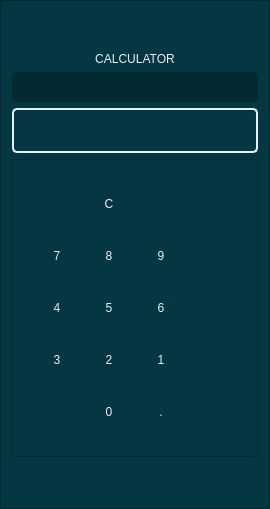
     <widget class="QFrame" name="calculator">
      <property name="minimumSize">
       <size>
        <width>0</width>
        <height>0</height>
       </size>
      </property>
      <property name="maximumSize">
       <size>
        <width>400</width>
        <height>16777215</height>
       </size>
      </property>
      <property name="styleSheet">
       <string notr="true">background-color: rgb(5, 55, 66);</string>
      </property>
      <property name="frameShape">
       <enum>QFrame::StyledPanel</enum>
      </property>
      <property name="frameShadow">
       <enum>QFrame::Raised</enum>
      </property>
      <layout class="QVBoxLayout" name="verticalLayout_2">
       <item>
        <spacer name="verticalSpacer_3">
         <property name="orientation">
          <enum>Qt::Vertical</enum>
         </property>
         <property name="sizeHint" stdset="0">
          <size>
           <width>20</width>
           <height>40</height>
          </size>
         </property>
        </spacer>
       </item>
       <item>
        <widget class="QLabel" name="label">
         <property name="sizePolicy">
          <sizepolicy hsizetype="Preferred" vsizetype="Fixed">
           <horstretch>0</horstretch>
           <verstretch>0</verstretch>
          </sizepolicy>
         </property>
         <property name="styleSheet">
          <string notr="true">color: rgb(232, 240, 242);
font: bold 25pt &quot;assets/font/monda.ttf&quot;;</string>
         </property>
         <property name="text">
          <string>CALCULATOR</string>
         </property>
         <property name="alignment">
          <set>Qt::AlignCenter</set>
         </property>
        </widget>
       </item>
       <item>
        <widget class="QLineEdit" name="cache_calc_BTN">
         <property name="sizePolicy">
          <sizepolicy hsizetype="Expanding" vsizetype="Preferred">
           <horstretch>0</horstretch>
           <verstretch>0</verstretch>
          </sizepolicy>
         </property>
         <property name="minimumSize">
          <size>
           <width>0</width>
           <height>30</height>
          </size>
         </property>
         <property name="layoutDirection">
          <enum>Qt::RightToLeft</enum>
         </property>
         <property name="styleSheet">
          <string notr="true">color: rgb(157, 157, 157);
font:  15pt &quot;assets/font/monda.ttf&quot;;
background-color: rgb(4, 41, 48);
border-radius: 5px;
padding: 2px;
</string>
         </property>
         <property name="text">
          <string/>
         </property>
         <property name="alignment">
          <set>Qt::AlignRight|Qt::AlignTrailing|Qt::AlignVCenter</set>
         </property>
         <property name="readOnly">
          <bool>true</bool>
         </property>
        </widget>
       </item>
       <item>
        <widget class="QLineEdit" name="current_calc_LE">
         <property name="minimumSize">
          <size>
           <width>0</width>
           <height>45</height>
          </size>
         </property>
         <property name="cursor">
          <cursorShape>IBeamCursor</cursorShape>
         </property>
         <property name="layoutDirection">
          <enum>Qt::RightToLeft</enum>
         </property>
         <property name="styleSheet">
          <string notr="true">color: rgb(255, 255, 255);
font:  18pt &quot;assets/font/monda.ttf&quot;;
border: 2px solid rgb(232, 240, 242);
border-radius: 5px;
padding: 2px;
</string>
         </property>
         <property name="alignment">
          <set>Qt::AlignRight|Qt::AlignTrailing|Qt::AlignVCenter</set>
         </property>
        </widget>
       </item>
       <item>
        <widget class="QFrame" name="frame_3">
         <property name="frameShape">
          <enum>QFrame::StyledPanel</enum>
         </property>
         <property name="frameShadow">
          <enum>QFrame::Raised</enum>
         </property>
         <layout class="QVBoxLayout" name="verticalLayout">
          <item>
           <widget class="QFrame" name="calc_Btns">
            <property name="frameShape">
             <enum>QFrame::NoFrame</enum>
            </property>
            <property name="frameShadow">
             <enum>QFrame::Plain</enum>
            </property>
            <layout class="QGridLayout" name="gridLayout">
             <property name="leftMargin">
              <number>10</number>
             </property>
             <property name="topMargin">
              <number>10</number>
             </property>
             <property name="rightMargin">
              <number>10</number>
             </property>
             <property name="bottomMargin">
              <number>10</number>
             </property>
             <property name="spacing">
              <number>2</number>
             </property>
             <item row="4" column="1">
              <widget class="QPushButton" name="zero_calc_BTN">
               <property name="sizePolicy">
                <sizepolicy hsizetype="Preferred" vsizetype="Preferred">
                 <horstretch>0</horstretch>
                 <verstretch>0</verstretch>
                </sizepolicy>
               </property>
               <property name="minimumSize">
                <size>
                 <width>50</width>
                 <height>50</height>
                </size>
               </property>
               <property name="cursor">
                <cursorShape>PointingHandCursor</cursorShape>
               </property>
               <property name="styleSheet">
                <string notr="true">QPushButton{
padding: 2px;
color: rgb(232, 240, 242);
font:  19pt &quot;assets/font/monda.ttf&quot;;
}
QPushButton:hover{
	padding: 7px;
	border: rgb(232, 240, 242);
	border-radius:5px;
	background-color:rgb(57, 162, 219) ;
}</string>
               </property>
               <property name="text">
                <string>0</string>
               </property>
               <property name="shortcut">
                <string/>
               </property>
               <property name="flat">
                <bool>true</bool>
               </property>
              </widget>
             </item>
             <item row="3" column="1">
              <widget class="QPushButton" name="two_calc_BTN">
               <property name="sizePolicy">
                <sizepolicy hsizetype="Preferred" vsizetype="Preferred">
                 <horstretch>0</horstretch>
                 <verstretch>0</verstretch>
                </sizepolicy>
               </property>
               <property name="minimumSize">
                <size>
                 <width>50</width>
                 <height>50</height>
                </size>
               </property>
               <property name="cursor">
                <cursorShape>PointingHandCursor</cursorShape>
               </property>
               <property name="styleSheet">
                <string notr="true">QPushButton{
	padding: 2px;
	color: rgb(232, 240, 242);
	font:  19pt &quot;assets/font/monda.ttf&quot;;
}
QPushButton:hover{
	padding: 7px;
	border: rgb(232, 240, 242);
	border-radius:5px;
	background-color:rgb(57, 162, 219) ;
}</string>
               </property>
               <property name="text">
                <string>2</string>
               </property>
               <property name="shortcut">
                <string/>
               </property>
               <property name="flat">
                <bool>true</bool>
               </property>
              </widget>
             </item>
             <item row="4" column="2">
              <widget class="QPushButton" name="decimal_calc_BTN">
               <property name="sizePolicy">
                <sizepolicy hsizetype="Preferred" vsizetype="Preferred">
                 <horstretch>0</horstretch>
                 <verstretch>0</verstretch>
                </sizepolicy>
               </property>
               <property name="minimumSize">
                <size>
                 <width>50</width>
                 <height>50</height>
                </size>
               </property>
               <property name="cursor">
                <cursorShape>PointingHandCursor</cursorShape>
               </property>
               <property name="styleSheet">
                <string notr="true">QPushButton{
	padding: 2px;
	color: rgb(232, 240, 242);
	font:  19pt &quot;assets/font/monda.ttf&quot;;
}
QPushButton:hover{
	padding: 7px;
	border: rgb(232, 240, 242);
	border-radius:5px;
	background-color:rgb(57, 162, 219) ;
}</string>
               </property>
               <property name="text">
                <string>.</string>
               </property>
               <property name="shortcut">
                <string>.</string>
               </property>
               <property name="flat">
                <bool>true</bool>
               </property>
              </widget>
             </item>
             <item row="4" column="3">
              <widget class="QPushButton" name="equal_calc_BTN">
               <property name="sizePolicy">
                <sizepolicy hsizetype="Preferred" vsizetype="Preferred">
                 <horstretch>0</horstretch>
                 <verstretch>0</verstretch>
                </sizepolicy>
               </property>
               <property name="minimumSize">
                <size>
                 <width>50</width>
                 <height>50</height>
                </size>
               </property>
               <property name="cursor">
                <cursorShape>PointingHandCursor</cursorShape>
               </property>
               <property name="styleSheet">
                <string notr="true">QPushButton{
	padding: 2px;
	image: url(:/images/equal.png);
}
QPushButton:hover{
	padding: 7px;
	border: rgb(232, 240, 242);
	border-radius:5px;
	background-color:rgb(57, 162, 219) ;
}</string>
               </property>
               <property name="text">
                <string/>
               </property>
               <property name="shortcut">
                <string>Return</string>
               </property>
               <property name="flat">
                <bool>true</bool>
               </property>
              </widget>
             </item>
             <item row="1" column="0">
              <widget class="QPushButton" name="seven_calc_BTN">
               <property name="sizePolicy">
                <sizepolicy hsizetype="Preferred" vsizetype="Preferred">
                 <horstretch>0</horstretch>
                 <verstretch>0</verstretch>
                </sizepolicy>
               </property>
               <property name="minimumSize">
                <size>
                 <width>50</width>
                 <height>50</height>
                </size>
               </property>
               <property name="cursor">
                <cursorShape>PointingHandCursor</cursorShape>
               </property>
               <property name="styleSheet">
                <string notr="true">QPushButton{
	padding: 2px;
	color: rgb(232, 240, 242);
	font:  19pt &quot;assets/font/monda.ttf&quot;;
}
QPushButton:hover{
	padding: 7px;
	border: rgb(232, 240, 242);
	border-radius:5px;
	background-color:rgb(57, 162, 219) ;
}</string>
               </property>
               <property name="text">
                <string>7</string>
               </property>
               <property name="flat">
                <bool>true</bool>
               </property>
              </widget>
             </item>
             <item row="1" column="3">
              <widget class="QPushButton" name="multiply_calc_BTN">
               <property name="sizePolicy">
                <sizepolicy hsizetype="Preferred" vsizetype="Preferred">
                 <horstretch>0</horstretch>
                 <verstretch>0</verstretch>
                </sizepolicy>
               </property>
               <property name="minimumSize">
                <size>
                 <width>50</width>
                 <height>50</height>
                </size>
               </property>
               <property name="cursor">
                <cursorShape>PointingHandCursor</cursorShape>
               </property>
               <property name="styleSheet">
                <string notr="true">QPushButton{
	padding: 2px;
	image: url(:/images/multiply.png);
}
QPushButton:hover{
	padding: 7px;
	border: rgb(232, 240, 242);
	border-radius:5px;
	background-color:rgb(57, 162, 219) ;
}</string>
               </property>
               <property name="text">
                <string/>
               </property>
               <property name="shortcut">
                <string>*</string>
               </property>
               <property name="flat">
                <bool>true</bool>
               </property>
              </widget>
             </item>
             <item row="0" column="3">
              <widget class="QPushButton" name="division_calc_BTN">
               <property name="sizePolicy">
                <sizepolicy hsizetype="Preferred" vsizetype="Preferred">
                 <horstretch>0</horstretch>
                 <verstretch>0</verstretch>
                </sizepolicy>
               </property>
               <property name="minimumSize">
                <size>
                 <width>50</width>
                 <height>50</height>
                </size>
               </property>
               <property name="cursor">
                <cursorShape>PointingHandCursor</cursorShape>
               </property>
               <property name="styleSheet">
                <string notr="true">QPushButton{
	image: url(:/images/divide.png);
	padding: 2px;
}
QPushButton:hover{
	padding: 7px;
	border: rgb(232, 240, 242);
	border-radius:5px;
	background-color:rgb(57, 162, 219) ;
}</string>
               </property>
               <property name="text">
                <string/>
               </property>
               <property name="shortcut">
                <string>/</string>
               </property>
               <property name="flat">
                <bool>true</bool>
               </property>
              </widget>
             </item>
             <item row="2" column="1">
              <widget class="QPushButton" name="five_calc_BTN">
               <property name="sizePolicy">
                <sizepolicy hsizetype="Preferred" vsizetype="Preferred">
                 <horstretch>0</horstretch>
                 <verstretch>0</verstretch>
                </sizepolicy>
               </property>
               <property name="minimumSize">
                <size>
                 <width>50</width>
                 <height>50</height>
                </size>
               </property>
               <property name="cursor">
                <cursorShape>PointingHandCursor</cursorShape>
               </property>
               <property name="styleSheet">
                <string notr="true">QPushButton{
padding: 2px;
color: rgb(232, 240, 242);
font:  19pt &quot;assets/font/monda.ttf&quot;;
}
QPushButton:hover{
	padding: 7px;
	border: rgb(232, 240, 242);
	border-radius:5px;
	background-color:rgb(57, 162, 219) ;
}</string>
               </property>
               <property name="text">
                <string>5</string>
               </property>
               <property name="shortcut">
                <string>5</string>
               </property>
               <property name="flat">
                <bool>true</bool>
               </property>
              </widget>
             </item>
             <item row="3" column="3">
              <widget class="QPushButton" name="addition_calc_BTN">
               <property name="sizePolicy">
                <sizepolicy hsizetype="Preferred" vsizetype="Preferred">
                 <horstretch>0</horstretch>
                 <verstretch>0</verstretch>
                </sizepolicy>
               </property>
               <property name="minimumSize">
                <size>
                 <width>50</width>
                 <height>50</height>
                </size>
               </property>
               <property name="cursor">
                <cursorShape>PointingHandCursor</cursorShape>
               </property>
               <property name="styleSheet">
                <string notr="true">QPushButton{
	padding: 2px;
	image: url(:/images/addition.png);
}
QPushButton:hover{
	padding: 7px;
	border: rgb(232, 240, 242);
	border-radius:5px;
	background-color:rgb(57, 162, 219) ;
}</string>
               </property>
               <property name="text">
                <string/>
               </property>
               <property name="flat">
                <bool>true</bool>
               </property>
              </widget>
             </item>
             <item row="1" column="2">
              <widget class="QPushButton" name="nine_calc_BTN">
               <property name="sizePolicy">
                <sizepolicy hsizetype="Preferred" vsizetype="Preferred">
                 <horstretch>0</horstretch>
                 <verstretch>0</verstretch>
                </sizepolicy>
               </property>
               <property name="minimumSize">
                <size>
                 <width>50</width>
                 <height>50</height>
                </size>
               </property>
               <property name="cursor">
                <cursorShape>PointingHandCursor</cursorShape>
               </property>
               <property name="styleSheet">
                <string notr="true">QPushButton{
	padding: 2px;
	color: rgb(232, 240, 242);
	font:  19pt &quot;assets/font/monda.ttf&quot;;
}
QPushButton:hover{
	padding: 7px;
	border: rgb(232, 240, 242);
	border-radius:5px;
	background-color:rgb(57, 162, 219) ;
}</string>
               </property>
               <property name="text">
                <string>9</string>
               </property>
               <property name="flat">
                <bool>true</bool>
               </property>
              </widget>
             </item>
             <item row="4" column="0">
              <widget class="QPushButton" name="percent_calc_BTN">
               <property name="sizePolicy">
                <sizepolicy hsizetype="Preferred" vsizetype="Preferred">
                 <horstretch>0</horstretch>
                 <verstretch>0</verstretch>
                </sizepolicy>
               </property>
               <property name="minimumSize">
                <size>
                 <width>50</width>
                 <height>50</height>
                </size>
               </property>
               <property name="cursor">
                <cursorShape>PointingHandCursor</cursorShape>
               </property>
               <property name="styleSheet">
                <string notr="true">QPushButton{
	padding: 2px;
	image: url(:/images/percent.png);
}
QPushButton:hover{
	padding: 7px;
	border: rgb(232, 240, 242);
	border-radius:5px;
	background-color:rgb(57, 162, 219) ;
}</string>
               </property>
               <property name="text">
                <string/>
               </property>
               <property name="shortcut">
                <string/>
               </property>
               <property name="flat">
                <bool>true</bool>
               </property>
              </widget>
             </item>
             <item row="2" column="3">
              <widget class="QPushButton" name="subtraction_calc_BTN">
               <property name="sizePolicy">
                <sizepolicy hsizetype="Preferred" vsizetype="Preferred">
                 <horstretch>0</horstretch>
                 <verstretch>0</verstretch>
                </sizepolicy>
               </property>
               <property name="minimumSize">
                <size>
                 <width>50</width>
                 <height>50</height>
                </size>
               </property>
               <property name="cursor">
                <cursorShape>PointingHandCursor</cursorShape>
               </property>
               <property name="styleSheet">
                <string notr="true">QPushButton{
padding: 2px;
image: url(:/images/subraction.png)
}
QPushButton:hover{
	padding: 7px;
	border: rgb(232, 240, 242);
	border-radius:5px;
	background-color:rgb(57, 162, 219) ;
}</string>
               </property>
               <property name="text">
                <string/>
               </property>
               <property name="shortcut">
                <string>-</string>
               </property>
               <property name="flat">
                <bool>true</bool>
               </property>
              </widget>
             </item>
             <item row="0" column="1">
              <widget class="QPushButton" name="clear_mem_calc_BTN">
               <property name="sizePolicy">
                <sizepolicy hsizetype="Preferred" vsizetype="Preferred">
                 <horstretch>0</horstretch>
                 <verstretch>0</verstretch>
                </sizepolicy>
               </property>
               <property name="minimumSize">
                <size>
                 <width>50</width>
                 <height>50</height>
                </size>
               </property>
               <property name="cursor">
                <cursorShape>PointingHandCursor</cursorShape>
               </property>
               <property name="styleSheet">
                <string notr="true">QPushButton{
	color: rgb(232, 240, 242);
	font:  19pt &quot;assets/font/monda.ttf&quot;;
	padding: 2px;
}
QPushButton:hover{
	padding: 7px;
	border: rgb(232, 240, 242);
	border-radius:5px;
	background-color:rgb(57, 162, 219) ;
}</string>
               </property>
               <property name="text">
                <string>C</string>
               </property>
               <property name="shortcut">
                <string>Del</string>
               </property>
               <property name="flat">
                <bool>true</bool>
               </property>
              </widget>
             </item>
             <item row="1" column="1">
              <widget class="QPushButton" name="eight_calc_BTN">
               <property name="sizePolicy">
                <sizepolicy hsizetype="Preferred" vsizetype="Preferred">
                 <horstretch>0</horstretch>
                 <verstretch>0</verstretch>
                </sizepolicy>
               </property>
               <property name="minimumSize">
                <size>
                 <width>50</width>
                 <height>50</height>
                </size>
               </property>
               <property name="cursor">
                <cursorShape>PointingHandCursor</cursorShape>
               </property>
               <property name="styleSheet">
                <string notr="true">QPushButton{
	padding: 2px;
	color: rgb(232, 240, 242);
	font:  19pt &quot;assets/font/monda.ttf&quot;;
}
QPushButton:hover{
	padding: 7px;
	border: rgb(232, 240, 242);
	border-radius:5px;
	background-color:rgb(57, 162, 219) ;
}</string>
               </property>
               <property name="text">
                <string>8</string>
               </property>
               <property name="shortcut">
                <string>8</string>
               </property>
               <property name="flat">
                <bool>true</bool>
               </property>
              </widget>
             </item>
             <item row="2" column="2">
              <widget class="QPushButton" name="six_calc_BTN">
               <property name="sizePolicy">
                <sizepolicy hsizetype="Preferred" vsizetype="Preferred">
                 <horstretch>0</horstretch>
                 <verstretch>0</verstretch>
                </sizepolicy>
               </property>
               <property name="minimumSize">
                <size>
                 <width>50</width>
                 <height>50</height>
                </size>
               </property>
               <property name="cursor">
                <cursorShape>PointingHandCursor</cursorShape>
               </property>
               <property name="styleSheet">
                <string notr="true">QPushButton{
	padding: 2px;
	color: rgb(232, 240, 242);
	font:  19pt &quot;assets/font/monda.ttf&quot;;
}
QPushButton:hover{
	padding: 7px;
	border: rgb(232, 240, 242);
	border-radius:5px;
	background-color:rgb(57, 162, 219) ;
}</string>
               </property>
               <property name="text">
                <string>6</string>
               </property>
               <property name="shortcut">
                <string>6</string>
               </property>
               <property name="flat">
                <bool>true</bool>
               </property>
              </widget>
             </item>
             <item row="0" column="2">
              <widget class="QPushButton" name="pos_neg_calc_BTN">
               <property name="sizePolicy">
                <sizepolicy hsizetype="Preferred" vsizetype="Preferred">
                 <horstretch>0</horstretch>
                 <verstretch>0</verstretch>
                </sizepolicy>
               </property>
               <property name="minimumSize">
                <size>
                 <width>50</width>
                 <height>50</height>
                </size>
               </property>
               <property name="cursor">
                <cursorShape>PointingHandCursor</cursorShape>
               </property>
               <property name="styleSheet">
                <string notr="true">QPushButton{
image:url(:/images/pos_neg.png);
padding: 2px;
}
QPushButton:hover{
	padding: 7px;
	border: rgb(232, 240, 242);
	border-radius:5px;
	background-color:rgb(57, 162, 219) ;
}</string>
               </property>
               <property name="text">
                <string/>
               </property>
               <property name="flat">
                <bool>true</bool>
               </property>
              </widget>
             </item>
             <item row="0" column="0">
              <widget class="QPushButton" name="clear_calc_BTN">
               <property name="sizePolicy">
                <sizepolicy hsizetype="Preferred" vsizetype="Preferred">
                 <horstretch>0</horstretch>
                 <verstretch>0</verstretch>
                </sizepolicy>
               </property>
               <property name="minimumSize">
                <size>
                 <width>50</width>
                 <height>50</height>
                </size>
               </property>
               <property name="cursor">
                <cursorShape>PointingHandCursor</cursorShape>
               </property>
               <property name="styleSheet">
                <string notr="true">QPushButton{
	image: url(:/images/clear.png);
	padding: 2px;
}
QPushButton:hover{
	padding: 7px;
	border: rgb(232, 240, 242);
	border-radius:5px;
	background-color:rgb(57, 162, 219) ;
}</string>
               </property>
               <property name="text">
                <string/>
               </property>
               <property name="shortcut">
                <string>Backspace</string>
               </property>
               <property name="flat">
                <bool>true</bool>
               </property>
              </widget>
             </item>
             <item row="3" column="2">
              <widget class="QPushButton" name="one_calc_BTN">
               <property name="sizePolicy">
                <sizepolicy hsizetype="Preferred" vsizetype="Preferred">
                 <horstretch>0</horstretch>
                 <verstretch>0</verstretch>
                </sizepolicy>
               </property>
               <property name="minimumSize">
                <size>
                 <width>50</width>
                 <height>50</height>
                </size>
               </property>
               <property name="cursor">
                <cursorShape>PointingHandCursor</cursorShape>
               </property>
               <property name="styleSheet">
                <string notr="true">QPushButton{
	padding: 2px;
	color: rgb(232, 240, 242);
	font:  19pt &quot;assets/font/monda.ttf&quot;;
}
QPushButton:hover{
	padding: 7px;
	border: rgb(232, 240, 242);
	border-radius:5px;
	background-color:rgb(57, 162, 219) ;
}</string>
               </property>
               <property name="text">
                <string>1</string>
               </property>
               <property name="flat">
                <bool>true</bool>
               </property>
              </widget>
             </item>
             <item row="2" column="0">
              <widget class="QPushButton" name="four_calc_BTN">
               <property name="sizePolicy">
                <sizepolicy hsizetype="Preferred" vsizetype="Preferred">
                 <horstretch>0</horstretch>
                 <verstretch>0</verstretch>
                </sizepolicy>
               </property>
               <property name="minimumSize">
                <size>
                 <width>50</width>
                 <height>50</height>
                </size>
               </property>
               <property name="cursor">
                <cursorShape>PointingHandCursor</cursorShape>
               </property>
               <property name="styleSheet">
                <string notr="true">QPushButton{
padding: 2px;
color: rgb(232, 240, 242);
font:  19pt &quot;assets/font/monda.ttf&quot;;
}
QPushButton:hover{
	padding: 7px;
	border: rgb(232, 240, 242);
	border-radius:5px;
	background-color:rgb(57, 162, 219) ;
}</string>
               </property>
               <property name="text">
                <string>4</string>
               </property>
               <property name="shortcut">
                <string>4</string>
               </property>
               <property name="flat">
                <bool>true</bool>
               </property>
              </widget>
             </item>
             <item row="3" column="0">
              <widget class="QPushButton" name="three_calc_BTN">
               <property name="sizePolicy">
                <sizepolicy hsizetype="Preferred" vsizetype="Preferred">
                 <horstretch>0</horstretch>
                 <verstretch>0</verstretch>
                </sizepolicy>
               </property>
               <property name="minimumSize">
                <size>
                 <width>50</width>
                 <height>50</height>
                </size>
               </property>
               <property name="cursor">
                <cursorShape>PointingHandCursor</cursorShape>
               </property>
               <property name="styleSheet">
                <string notr="true">QPushButton{
	padding: 2px;
	color: rgb(232, 240, 242);
	font:  19pt &quot;assets/font/monda.ttf&quot;;
}
QPushButton:hover{
	padding: 7px;
	border: rgb(232, 240, 242);
	border-radius:5px;
	background-color:rgb(57, 162, 219) ;
}</string>
               </property>
               <property name="text">
                <string>3</string>
               </property>
               <property name="shortcut">
                <string/>
               </property>
               <property name="flat">
                <bool>true</bool>
               </property>
              </widget>
             </item>
            </layout>
           </widget>
          </item>
         </layout>
        </widget>
       </item>
       <item>
        <spacer name="verticalSpacer_2">
         <property name="orientation">
          <enum>Qt::Vertical</enum>
         </property>
         <property name="sizeHint" stdset="0">
          <size>
           <width>20</width>
           <height>40</height>
          </size>
         </property>
        </spacer>
       </item>
      </layout>
     </widget>
